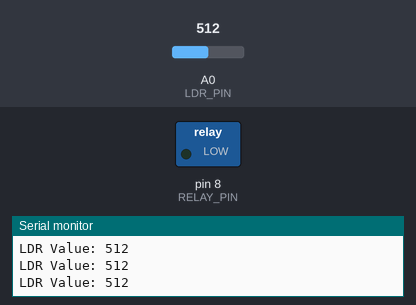
Recording of a sketch running on a simulated Arduino Uno, built with avr-gcc and run on an emulated ATmega328P. On the bench: switched loads named in the sketch (green lamp = pin HIGH), the last lines printed to the serial monitor. Inputs (shaded band) come from the test bench; at power-on: A0 (LDR_PIN) = 512.

Above: at 1.3 s.
1.4 s: A0 (LDR_PIN) set to 490
At 2.7 s:
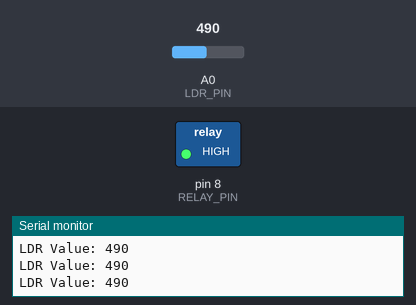
3.0 s: A0 (LDR_PIN) set to 510
At 3.9 s:
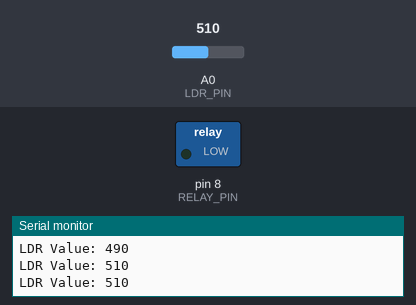
4.5 s: A0 (LDR_PIN) set to 306
At 5.1 s:
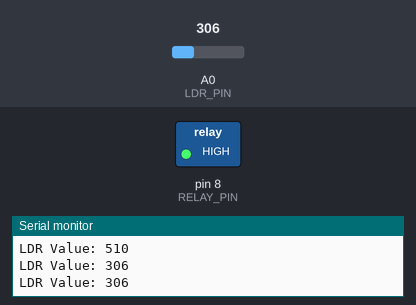
Timing chart, 0 to 7.5 s (numbered marks = the images above; inputs shaded):
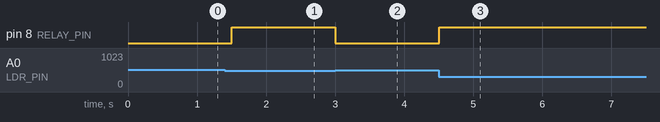

Measured:
- the behaviour switches between 500 and 499 on A0 (LDR_PIN) (found by bisection; images 0 and 1)
- after the input at 1.4 s, pin 8 (RELAY_PIN): LOW → HIGH after 0.10 s
- after the input at 3.0 s, pin 8 (RELAY_PIN): HIGH → LOW at once
- after the input at 4.5 s, pin 8 (RELAY_PIN): LOW → HIGH at once

The sketch:

controle_de_luminaria_de_rua1.ino
```cpp
// Definições de pinos
const int LDR_PIN = A0;
const int RELAY_PIN = 8;

// Definições de limiar de luz
const int THRESHOLD = 500; // Valor de corte para ligar/desligar a lâmpada

void setup() {
	pinMode(RELAY_PIN, OUTPUT);
  	digitalWrite(RELAY_PIN, LOW);
  	Serial.begin(9600);
}

void loop() {
	int ldrValue = analogRead(LDR_PIN);
  	Serial.print("LDR Value: ");
  	Serial.println(ldrValue);

  if (ldrValue < THRESHOLD) {
  	// Se estiver escuro
    digitalWrite(RELAY_PIN, HIGH); // Liga a lâmpada
  } else {
  	// Se estiver claro
    digitalWrite(RELAY_PIN, LOW); // Desliga a lâmpada
  }

  delay(500);
}
```
